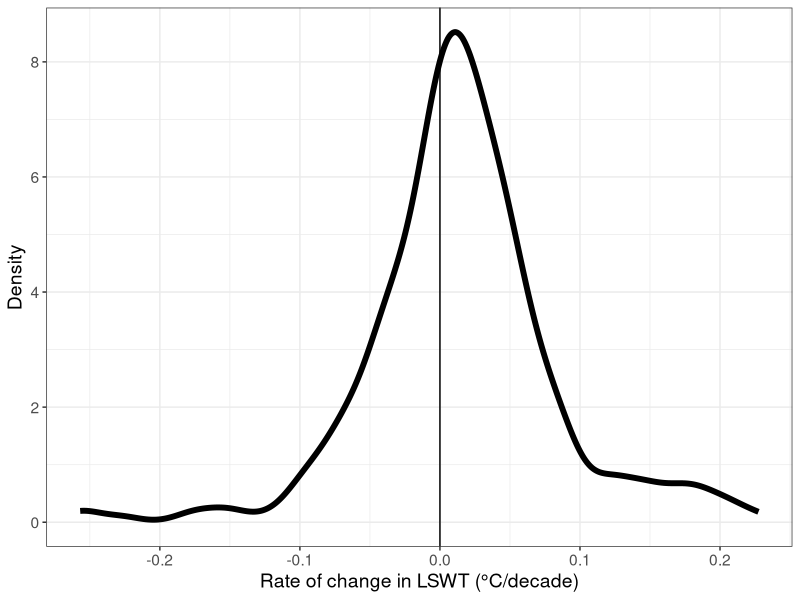

Write R code to recreate this figure. (Note: this script raises an error after producing the figure.)
# plot LSWT trends distributions
library(tidyverse)
library(RColorBrewer)

# read LSWT output
sen <- read.csv('./data/output/sen_slope_LSWT_annual_mean_30_districts_landsat7.csv')

# remove district with NA
sen <- sen %>% 
  filter(!is.na(district))

##################
# ADD REGION AS COLUMN, SPLIT DISTRICT
sen <- sen %>% 
  mutate(region = sub(".*\\((.*)\\)", "\\1", district),
         city = sub(" \\(.*\\)", "", district)) %>% 
  mutate(island = ifelse(region %in% c('Northland',
                                       'Auckland', 'Waikato',
                                       'Bay of Plenty',
                                       'Gisborne', "Hawke's Bay", 
                                       'Manawatu-Whanganui', 'Taranaki', 
                                       'Wellington'), 
                         'North Island', 'South Island')) %>% 
  arrange(region, city)


sen$region <- factor(sen$region, levels = c('Northland',
                                            'Auckland', 'Waikato',
                                            'Bay of Plenty',
                                            'Gisborne', "Hawke's Bay", 
                                            'Manawatu-Whanganui', 'Taranaki', 
                                            'Wellington',
                                            'Nelson', "Marlborough",
                                            'West Coast','Canterbury', 
                                            'Otago',
                                            'Southland'))

sen$city <- factor(sen$city, levels = c('Kerikeri', 'Whangarei',
                                        'Whangaparaoa', 'Auckland',
                                        'Hamilton', 'Taupo',
                                        'Rotorua', 'Tauranga',
                                        'Gisborne', 'Napier', 
                                        'Dannevirke', 'Taumarunui',
                                        'Waiouru', 'Whanganui',
                                        'New Plymouth', 'Masterton',
                                        'Wellington', 'Nelson',
                                        'Blenheim', 'Hokitika',
                                        'Reefton', 'Christchurch',
                                        'Lake Tekapo', 'Tara Hills',
                                        'Timaru', 'Dunedin',
                                        'Queenstown', 'Gore',
                                        'Invercargill', 'Milford Sound'))


a <- ggplot(sen, aes(x = sen_slope)) +
  geom_density(size = 2) +
  xlab('Rate of change in LSWT (°C/decade)') +
  ylab('Density') +
  geom_vline(xintercept = 0) +
  theme_bw() +
  theme(text = element_text(size = 14))

# set up color palette
n_colors <- length(levels(sen$region))
colors <- colorRampPalette(brewer.pal(11, "Spectral"))(n_colors)

sen <- sen %>% 
  arrange(region, city) 

b <- sen %>% 
  filter(n > 3) %>% 
  ggplot(aes(x = sen_slope, y = fct_rev(city), fill = region)) +
  geom_density_ridges(scale = 2) +
  xlab('Rate of change in LSWT (°C/decade)') +
  coord_cartesian(clip = 'off') +      # Allow plot to extend beyond the default area
  ylab('City') +
  scale_y_discrete(expand = expansion(mult = c(0.05, 0.1))) +  # Add space between ridges
  scale_fill_manual(values = colors) +
  #facet_wrap(~island, scales = 'free_y') +
  geom_vline(xintercept = 0) +
  labs(fill = 'Region') +
  theme_bw() +
  theme(text = element_text(size = 14))
b
lswt_rate <- ggarrange(a, b, widths = c(1, 2),
                       labels = 'auto')
lswt_rate

ggsave('./figures/landsat_7/rate_of_change_LWST.png', lswt_rate, 
       dpi = 300, units = 'mm', height = 400, width = 800, scale = 0.3)

mean_island <- sen %>% 
  group_by(island) %>% 
  summarise(mean_sen = mean(sen_slope, na.rm = TRUE),
            max_sen = max(sen_slope, na.rm = TRUE),
            min_sen = min(sen_slope, na.rm = TRUE),
            sd_sen = sd(sen_slope, na.rm = TRUE),
            n_lakes = n())
mean_island

figSI_islands <- ggplot(sen, aes(x = sen_slope, fill = island)) +
  geom_density() +
  geom_text(
    data = mean_island,
    aes(x = -0.2, y = 5, label = paste("n =", n_lakes)),
    inherit.aes = FALSE,
    vjust = -0.5,
    size = 5) +
  xlab('Rate of change in LSWT (°C/decade)') +
  coord_cartesian(clip = 'off') +      # Allow plot to extend beyond the default area
  scale_fill_manual(values = c(colors[2], colors[14])) +
  facet_wrap(~island) +
  scale_fill_manual(values = c('#2E8B57', '#5F9EA0')) +
  geom_vline(xintercept = 0) +
  labs(fill = 'Island') +
  theme_bw() +
  ylab('Density') +
  theme(text = element_text(size = 14),
        legend.position = 'none')

figSI_islands
ggsave('./figures/SI_figs/landsat_7/distribution_LSWT_change_islands.png', figSI_islands, 
       dpi = 300, units = 'mm', height = 400, width = 600, scale = 0.3)
# mean trends by region
reg_trend <- sen %>% 
  group_by(region) %>% 
  summarise(mean_sen = mean(sen_slope, na.rm = TRUE),
            sd = sd(sen_slope, na.rm = TRUE),
            n_lakes = n())

reg_trend <- reg_trend %>% 
  mutate(mean_sen = round(mean_sen, 2),
         sd = round(sd, 2))
reg_trend

#write.csv(reg_trend, './data/output/LSWT_trend_stats_region.csv', row.names = FALSE)

#########################################
## plot for GLEON poster
gleon <- ggarrange(a, figSI_islands, b, widths = c(1.1, 1.5, 2),
                   labels = 'auto', ncol = 3)
gleon
ggsave('./figures/landsat_7/change_over_space_gleon.png', gleon, 
       dpi = 300, units = 'mm', height = 400, width = 1350, scale = 0.3)
